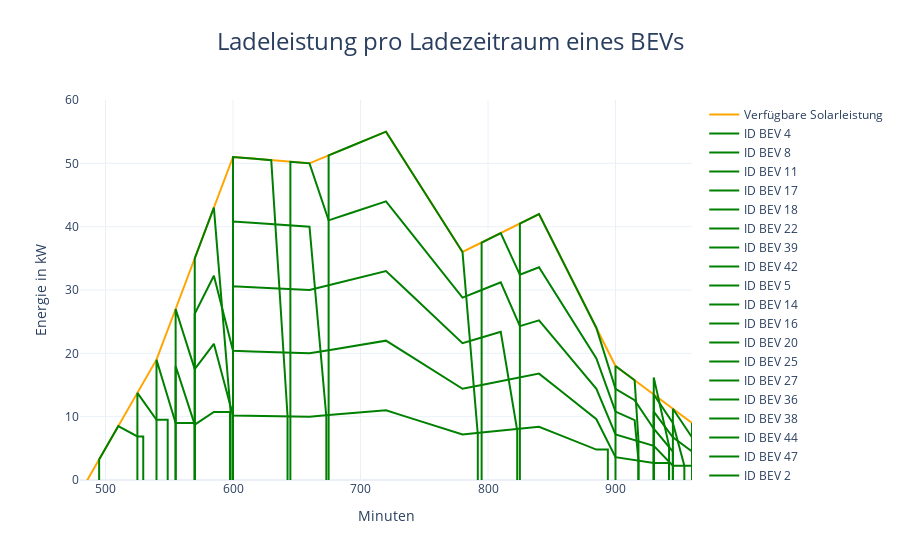

The notebook cell saved with this chart:
### Code cell
import figureGeneration

figureGeneration.create_charging_power_figure(simulation_day, solarpeakleistung, bev_data, minute_interval)

### Figure 1 — Plotly figure (JSON) as saved in the notebook; plotly's stock layout.template omitted (floating-point values rounded to 4 significant figures)
{"data": [{"line": {"color": "orange"}, "name": "Verfügbare Solarleistung", "type": "scatter", "x": [480, 495, 510, 525, 540, 555, 570, 585, 600, 615, 630, 645, 660, 675, 690, 705, 720, 735, 750, 765, 780, 795, 810, 825, 840, 855, 870, 885, 900, 915, 930, 945, 960], "y": [-2, 3.25, 8.5, 13.75, 19, 27, 35, 43, 51, 50.75, 50.5, 50.25, 50, 51.25, 52.5, 53.75, 55, 50.25, 45.5, 40.75, 36, 37.5, 39, 40.5, 42, 36, 30, 24, 18, 15.75, 13.5, 11.25, 9]}, {"line": {"color": "green"}, "mode": "lines", "name": "ID BEV 4", "type": "scatter", "x": [495, 495, 510, 525, 529.6, 529.6], "y": [0, 3.25, 8.5, 6.875, 6.875, 0]}, {"line": {"color": "green"}, "mode": "lines", "name": "ID BEV 8", "type": "scatter", "x": [525, 525, 540, 548.8, 548.8], "y": [0, 13.75, 9.5, 9.5, 0]}, {"line": {"color": "green"}, "mode": "lines", "name": "ID BEV 11", "type": "scatter", "x": [540, 540, 555, 570.0, 570.0], "y": [0, 19, 9, 9, 0]}, {"line": {"color": "green"}, "mode": "lines", "name": "ID BEV 17", "type": "scatter", "x": [555, 555, 570, 585, 597.6, 597.6], "y": [0, 18, 8.75, 10.75, 10.75, 0]}, {"line": {"color": "green"}, "mode": "lines", "name": "ID BEV 18", "type": "scatter", "x": [555, 555, 570, 585, 600, 615, 630, 645, 660, 675, 690, 705, 720, 735, 750, 765, 780, 795, 810, 825, 840, 855, 870, 885, 894, 894], "y": [0, 27, 17.5, 21.5, 10.2, 10.15, 10.1, 10.05, 10, 10.25, 10.5, 10.75, 11, 10.05, 9.1, 8.15, 7.2, 7.5, 7.8, 8.1, 8.4, 7.2, 6, 4.8, 4.8, 0]}, {"line": {"color": "green"}, "mode": "lines", "name": "ID BEV 22", "type": "scatter", "x": [570, 570, 585, 600, 615, 630, 645, 660, 675, 690, 705, 720, 735, 750, 765, 780, 795, 810, 825, 840, 855, 870, 885, 900, 915, 930, 942, 942], "y": [0, 26.25, 32.25, 20.4, 20.3, 20.2, 20.1, 20, 20.5, 21, 21.5, 22, 20.1, 18.2, 16.3, 14.4, 15, 15.6, 16.2, 16.8, 14.4, 12, 9.6, 3.6, 3.15, 2.7, 2.7, 0]}, {"line": {"color": "green"}, "mode": "lines", "name": "ID BEV 39", "type": "scatter", "x": [570, 570, 585, 598.1, 598.1], "y": [0, 35, 43, 10.75, 0]}, {"line": {"color": "green"}, "mode": "lines", "name": "ID BEV 42", "type": "scatter", "x": [600, 600, 615, 630, 645, 660, 675, 690, 705, 720, 735, 750, 765, 780, 795, 810, 822.9, 822.9], "y": [0, 30.6, 30.45, 30.3, 30.15, 30, 30.75, 31.5, 32.25, 33, 30.15, 27.3, 24.45, 21.6, 22.5, 23.4, 7.8, 0]}, {"line": {"color": "green"}, "mode": "lines", "name": "ID BEV 5", "type": "scatter", "x": [600, 600, 615, 630, 645, 660, 673.2, 673.2], "y": [0, 40.8, 40.6, 40.4, 40.2, 40, 10, 0]}, {"line": {"color": "green"}, "mode": "lines", "name": "ID BEV 14", "type": "scatter", "x": [600, 600, 615, 630, 642.8, 642.8], "y": [0, 51, 50.75, 50.5, 10.1, 0]}, {"line": {"color": "green"}, "mode": "lines", "name": "ID BEV 16", "type": "scatter", "x": [645, 645, 660, 675, 690, 705, 720, 735, 750, 765, 780, 795, 810, 825, 840, 855, 870, 885, 900, 915, 930, 945, 960, 960], "y": [0, 50.25, 50, 41, 42, 43, 44, 40.2, 36.4, 32.6, 28.8, 30, 31.2, 24.3, 25.2, 21.6, 18, 14.4, 7.2, 6.3, 5.4, 2.25, 2.25, 0]}, {"line": {"color": "green"}, "mode": "lines", "name": "ID BEV 20", "type": "scatter", "x": [675, 675, 690, 705, 720, 735, 750, 765, 780, 792, 792], "y": [0, 51.25, 52.5, 53.75, 55, 50.25, 45.5, 40.75, 36, 7.2, 0]}, {"line": {"color": "green"}, "mode": "lines", "name": "ID BEV 25", "type": "scatter", "x": [795, 795, 810, 825, 840, 855, 870, 885, 900, 915, 918, 918], "y": [0, 37.5, 39, 32.4, 33.6, 28.8, 24, 19.2, 10.8, 9.45, 3.15, 0]}, {"line": {"color": "green"}, "mode": "lines", "name": "ID BEV 27", "type": "scatter", "x": [825, 825, 840, 855, 870, 885, 900, 915, 930, 945, 945], "y": [0, 40.5, 42, 36, 30, 24, 14.4, 12.6, 8.1, 4.5, 0]}, {"line": {"color": "green"}, "mode": "lines", "name": "ID BEV 36", "type": "scatter", "x": [900, 900, 915, 918, 918], "y": [0, 18, 15.75, 6.3, 0]}, {"line": {"color": "green"}, "mode": "lines", "name": "ID BEV 38", "type": "scatter", "x": [930, 930, 945, 960, 960], "y": [0, 10.8, 6.75, 4.5, 0]}, {"line": {"color": "green"}, "mode": "lines", "name": "ID BEV 44", "type": "scatter", "x": [930, 930, 945, 954, 954], "y": [0, 13.5, 9, 2.25, 0]}, {"line": {"color": "green"}, "mode": "lines", "name": "ID BEV 47", "type": "scatter", "x": [930, 930, 942, 942], "y": [0, 16.2, 5.4, 0]}, {"line": {"color": "green"}, "mode": "lines", "name": "ID BEV 2", "type": "scatter", "x": [945, 945, 960, 960], "y": [0, 11.25, 6.75, 0]}, {"line": {"color": "green"}, "mode": "lines", "name": "ID BEV 6", "type": "scatter", "x": [960, 960, 960], "y": [0, 9, 0]}], "layout": {"title": {"font": {"size": 24}, "text": "Ladeleistung pro Ladezeitraum eines BEVs", "x": 0.5, "xanchor": "center"}, "xaxis": {"range": [480, 960], "showgrid": true, "title": {"text": "Minuten"}}, "yaxis": {"range": [0, 60], "title": {"text": "Energie in kW"}}}}
